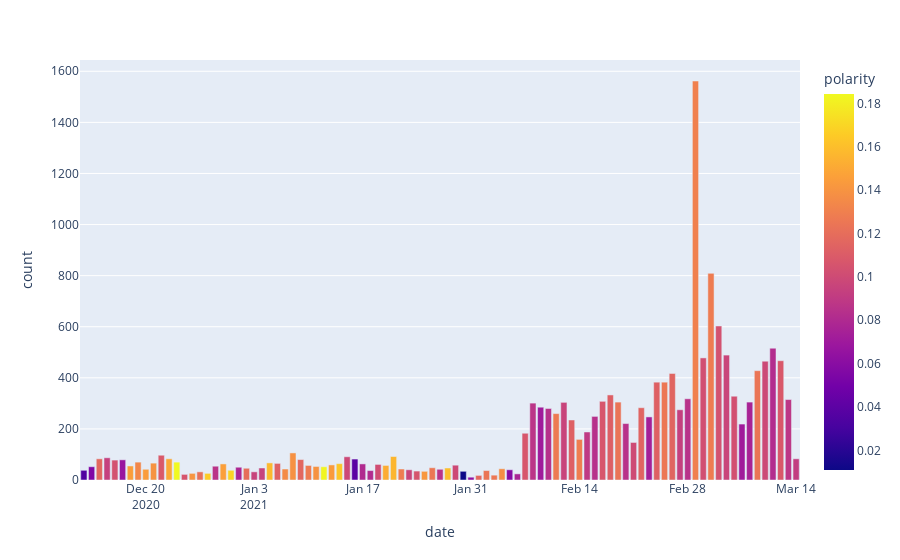

The code cell stored with this chart in its notebook:
### Code cell
# Plot tweets over time, color-coded by average polarity score
fig = px.bar(timeline, x='date', y='count', color='polarity')
fig.show()
